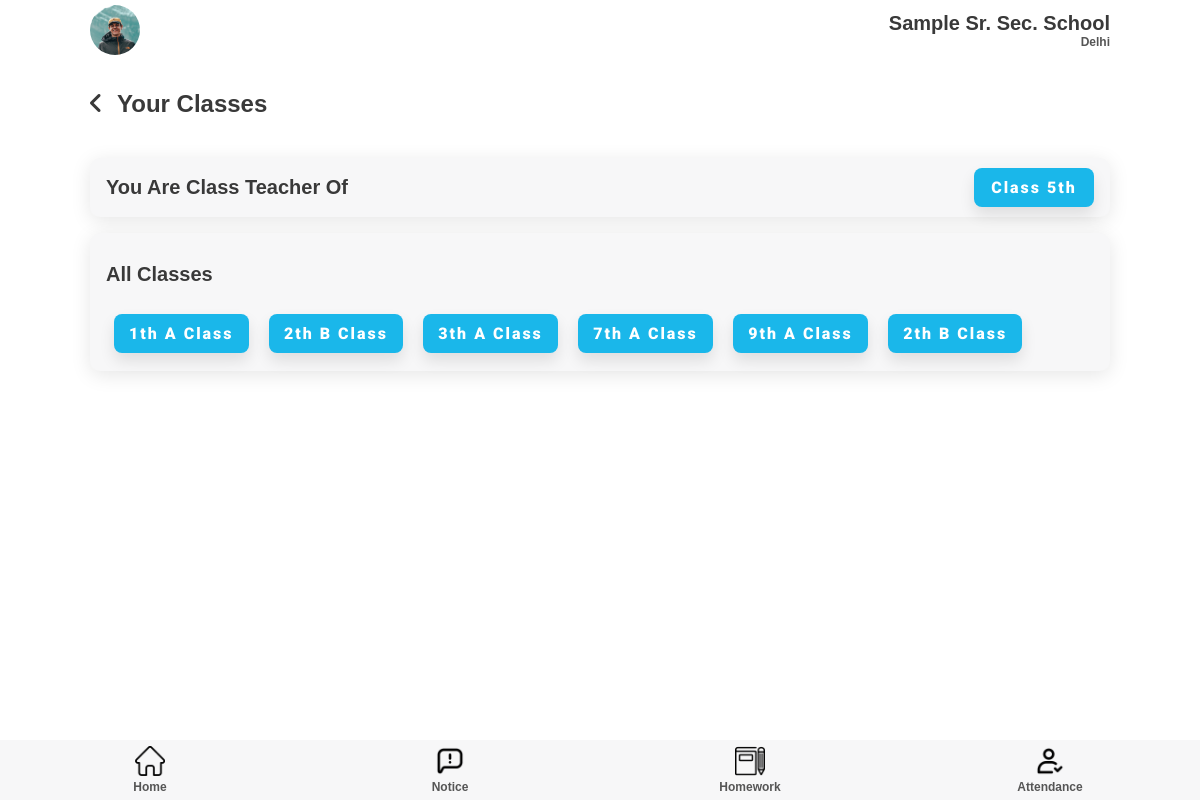
/teacher/yourClasses/ (signed in), run on the app's committed database.
### teacher/models.py (models this page shows)
class classSection(models.Model):
    Class = models.IntegerField()
    section = models.CharField(max_length=50)
    teacher = models.OneToOneField(teacher, on_delete=models.PROTECT)

class subject(models.Model):
    subject = models.CharField(max_length=50)
    Class = models.ForeignKey(classSection, on_delete=models.PROTECT)
    teacher = models.ForeignKey(teacher, on_delete=models.PROTECT)

### teacher/views.py (the view)
# urls.py: path('yourClasses/', views.YourClasses, name = 'yourClasses'),
def YourClasses(request):
    try:
        classTeacher = classSection.objects.get(teacher=request.user.id)
    except:
        classTeacher = None
    try:
        classes = subject.objects.filter(teacher=request.user.id)
    except:
        classes = None
    print(classTeacher)
    print(classes)
    return render(request, 'YourClasses.html', {'class': classTeacher, 'classes': classes})

### templates/teacher/YourClasses.html
{% extends 'attendance.html' %} {% load static %} {% block extra-head %}
<link rel="stylesheet" href="{% static '/css/style.css' %}" />
<link rel="stylesheet" href="{% static '/css/YourClasses.css' %}" />
{% endblock extra-head %} {% block content %} {% if msg %} {{ msg }} {% else %}
<section id="main">
  <div class="class-heading">
    <span><i class="fas fa-angle-left"></i></span>
    <h1>Your Classes</h1>
  </div>
  {% if class is not None %}
  <section class="class-teacher">
    <div class="component-back">
      <h2>You are class teacher of</h2>
      <a href="{% url 'teacher:addStudent' class.id %}"
        ><button class="btn btn-md">Class {{ class.Class }}th</button></a
      >
    </div>
  </section>
  {% else %} You are not class teacher of any class. {% endif %}
  <section class="All-classes">
    <div class="component-back">
      <div class="all-class-heading"><h2>All classes</h2></div>
      <div class="all-class-buttons">
        {% for class in classes %}
        <a href="{% url 'teacher:classStudentList' class.Class.id %}"
          ><button class="btn btn-md class-btn">
            {{class.Class.Class}}th {% if class.id %}{{class.Class.section}}
            Class{% endif %}
          </button></a
        >
        {% endfor %}
      </div>
    </div>
  </section>
</section>
{% endif %} {% endblock content %}

### static/css/style.css (style rules this page uses)
:root { --dark-green: #1ab7ea; --light-green: #9cdabd; --dark-red: #fb3f4a; --light-red: #fb878e; --light-red: #2196f3; --light-grey: #f7f7f8; --dark-grey: #e7e7e8; --dark: #393939; --faded: #555555; --center-width: 85%; }
* { box-sizing: border-box; margin: 0; padding: 0; }
body { font-family: "Arial", sans-serif; -webkit-font-smoothing: antialiased; }
a { text-decoration: none; }
* { margin: 0; padding: 0; }
#main { margin: auto; margin-bottom: 60px; width: 100%; background-color: #fff; }
.menu-list, .component-back { background-color: var(--light-grey); border-radius: 10px; display: flex; justify-content: space-between; align-items: center; margin: 1em 0; padding: 10px 16px; transition: all 0.5s ease 0s; box-shadow: 0px 4px 20px rgba(0, 0, 0, 0.1); }
.btn { display: inline-block; background: var(--dark-green); color: #fff; padding: 10px 15px; min-width: 120px; font-size: 1rem; text-align: center; border: none; cursor: pointer; outline: none; box-shadow: 0px 8px 15px rgba(0, 0, 0, 0.1); transition: all 0.3s ease 0s; border-radius: 8px; letter-spacing: 2px; font-family: "Roboto", sans-serif; font-weight: 900; }
.btn-md { font-size: 1rem; }
h1 { color: var(--dark); text-transform: capitalize; font-size: 24px; font-weight: 600; }
h2 { color: var(--dark); text-transform: capitalize; font-size: 20px; font-weight: 600; }

### static/css/YourClasses.css (style rules this page uses)
.class-heading { width: 85%; margin: 0 auto 40px; display: flex; align-items: center; }
.class-heading h1 { margin-left: 15px; }
.class-heading span { font-size: 24px; color: #393939; }
.class-teacher, .All-classes { width: 85%; margin: 10px auto; }
.All-classes .component-back { display: block; }
.all-class-heading { margin: 20px 0; }
.all-class-buttons { align-items: center; }
.class-btn { margin: 0.5em; background: var(#393939); }

### data on the page
classSection: Class "5"
subject: Class.Class "1", Class.section "A"
subject: Class.Class "2", Class.section "B"
subject: Class.Class "3", Class.section "A"
subject: Class.Class "7", Class.section "A"
subject: Class.Class "9", Class.section "A"
subject: Class.Class "2", Class.section "B"
